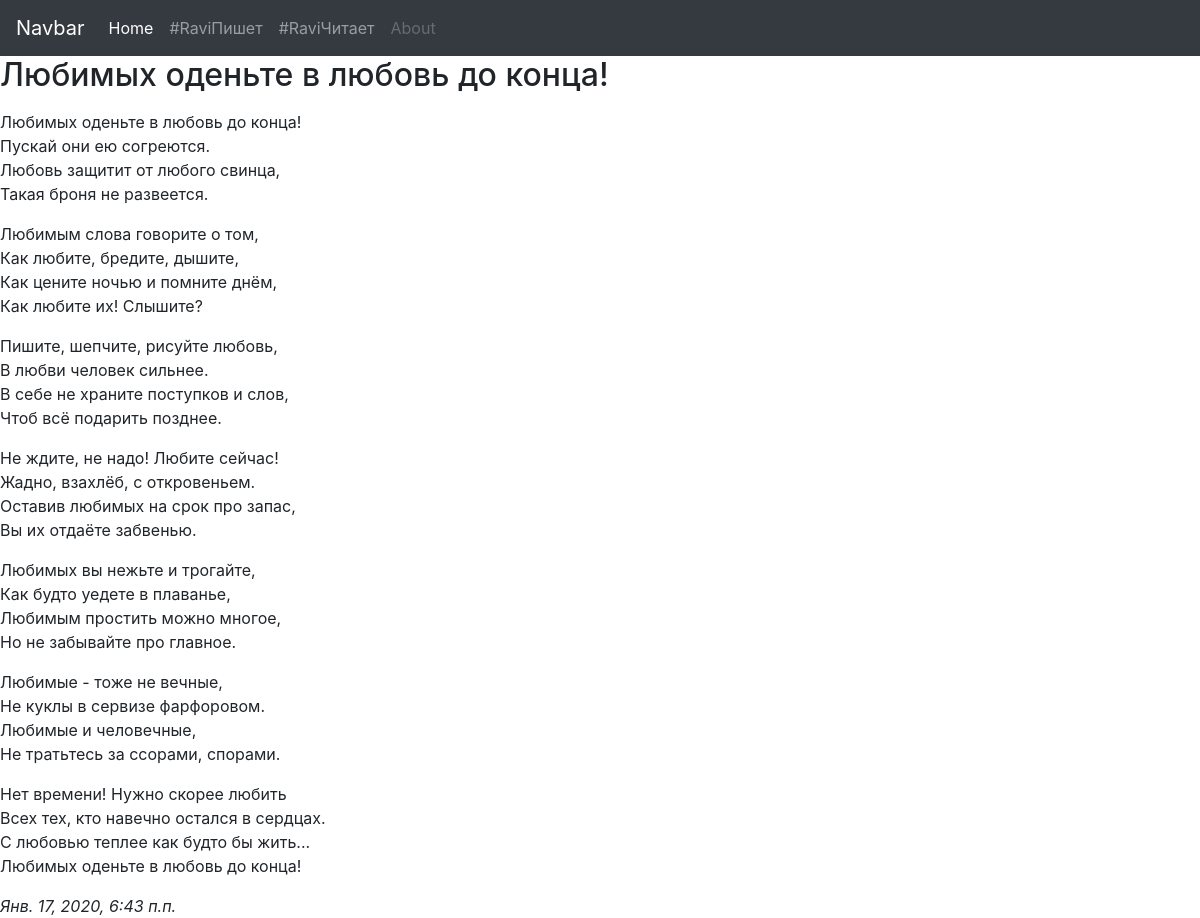
The app's page /rwr/3/ with its own data.
### rwr/models.py (models this page shows, shortened)
class Article(models.Model):
    article_title = models.CharField('Название статьи', max_length = 200)
    article_text = models.TextField('Текст статьи')
    pub_date = models.DateTimeField('Дата публикации')
    photo = models.ForeignKey(Photo, on_delete=models.DO_NOTHING, blank=True, null=True)
    class Meta():
        verbose_name = 'Стих'
        verbose_name_plural = 'Стихи'

### rwr/views.py (the view)
# urls.py: path('<int:article_id>/', views.detail, name='detail'),
def detail(request, article_id):
    try:
        article_detail = Article.objects.get(id = article_id)
    except:
        raise Http404("Статья не найдена")
    latest_comments_list = article_detail.comment_set.order_by('-id')[:10]
    return render(request, 'rwr/detail.html', {'article':article_detail, 'latest_comments_list':latest_comments_list})

### rwr/templates/rwr/detail.html (shortened to what this page needs)
{% extends 'base.html' %}
{% block content %}
    <h2>{{ article.article_title }}</h2>
    <p>{{ article.article_text|linebreaks }}</p>
    <em>{{ article.pub_date }}</em>
{% endblock %}

### records on screen
Article: article_title "Любимых оденьте в любовь до конца!", article_text "Любимых оденьте в любовь до конца! Пускай они ею согреются. Любовь защитит от любого свинца, Такая броня не развеется. Любимым слова говорите о том, Как любите, бредите, дышите, Как цените ночью и помните днём, Как любите их! Слышите? Пишите, шепчите, рисуйте любовь, В любви человек сильнее. В себе не храните поступков и слов, Чтоб всё подарить позднее. Не ждите, не надо! Любите сейчас! Жадно, взахлёб, с откровеньем. Оставив любимых на срок про запас, Вы их отдаёте забвенью. Любимых вы нежьте и трогайте, Как будто уедете в плаванье, Любимым простить можно многое, Но не забывайте про главное. Любимые - тоже не вечные, Не куклы в сервизе фарфоровом. Любимые и человечные, Не тратьтесь за…", pub_date "Янв. 17, 2020, 6:43 п.п."
